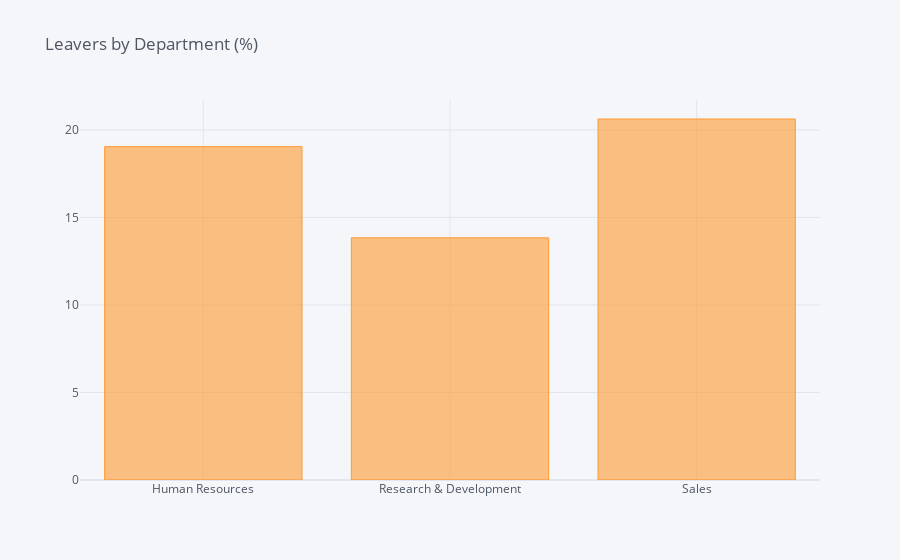

This figure's notebook cell:
### Code cell
df_Department = pd.DataFrame(columns=["Department", "% of Leavers"])
i=0
for field in list(df_HR['Department'].unique()):
    ratio = df_HR[(df_HR['Department']==field)&(df_HR['Attrition']=="Yes")].shape[0] / df_HR[df_HR['Department']==field].shape[0]
    df_Department.loc[i] = (field, ratio*100)
    i += 1
    #print("In {}, the ratio of leavers is {:.2f}%".format(field, ratio*100))    
df_DF = df_Department.groupby(by="Department").sum()
df_DF.iplot(kind='bar',title='Leavers by Department (%)')

### Figure 1 — Plotly figure (JSON) as saved in the notebook; plotly's stock layout.template omitted (floating-point values rounded to 4 significant figures)
{"data": [{"marker": {"color": "rgba(255, 153, 51, 0.6)", "line": {"color": "rgba(255, 153, 51, 1.0)", "width": 1}}, "name": "% of Leavers", "orientation": "v", "text": "", "type": "bar", "x": ["Human Resources", "Research & Development", "Sales"], "y": [19.05, 13.84, 20.63]}], "layout": {"legend": {"bgcolor": "#F5F6F9", "font": {"color": "#4D5663"}}, "paper_bgcolor": "#F5F6F9", "plot_bgcolor": "#F5F6F9", "title": {"font": {"color": "#4D5663"}, "text": "Leavers by Department (%)"}, "xaxis": {"gridcolor": "#E1E5ED", "showgrid": true, "tickfont": {"color": "#4D5663"}, "title": {"font": {"color": "#4D5663"}, "text": ""}, "zerolinecolor": "#E1E5ED"}, "yaxis": {"gridcolor": "#E1E5ED", "showgrid": true, "tickfont": {"color": "#4D5663"}, "title": {"font": {"color": "#4D5663"}, "text": ""}, "zerolinecolor": "#E1E5ED"}}}
